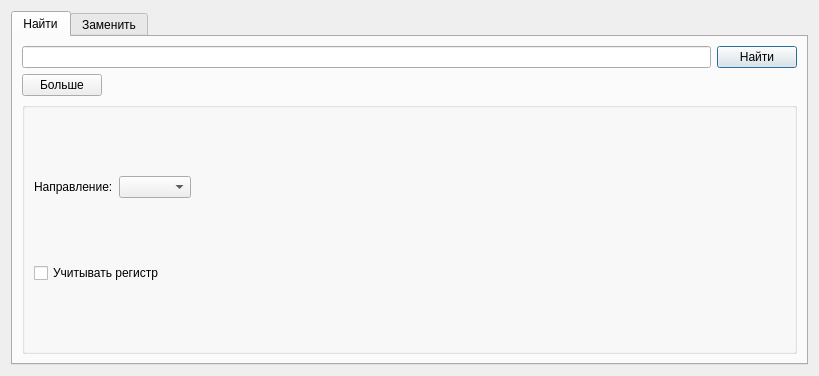
<?xml version="1.0" encoding="UTF-8"?>
<ui version="4.0">
 <class>Find_Dialog</class>
 <widget class="QDialog" name="Find_Dialog">
  <property name="geometry">
   <rect>
    <x>0</x>
    <y>0</y>
    <width>819</width>
    <height>376</height>
   </rect>
  </property>
  <property name="windowTitle">
   <string>Dialog</string>
  </property>
  <layout class="QGridLayout" name="gridLayout">
   <item row="0" column="0">
    <widget class="QTabWidget" name="tabWidget">
     <property name="currentIndex">
      <number>0</number>
     </property>
     <widget class="QWidget" name="tab_Find">
      <attribute name="title">
       <string>Найти</string>
      </attribute>
      <layout class="QGridLayout" name="gridLayout_2">
       <item row="0" column="0">
        <layout class="QHBoxLayout" name="horizontalLayout_2">
         <item>
          <widget class="QLineEdit" name="find_lineEdit"/>
         </item>
         <item>
          <widget class="QPushButton" name="find_button">
           <property name="text">
            <string>Найти</string>
           </property>
          </widget>
         </item>
        </layout>
       </item>
       <item row="1" column="0">
        <layout class="QHBoxLayout" name="horizontalLayout_3">
         <item>
          <widget class="QPushButton" name="more_button">
           <property name="text">
            <string>Больше</string>
           </property>
           <property name="checkable">
            <bool>true</bool>
           </property>
          </widget>
         </item>
         <item>
          <spacer name="horizontalSpacer">
           <property name="orientation">
            <enum>Qt::Horizontal</enum>
           </property>
           <property name="sizeHint" stdset="0">
            <size>
             <width>40</width>
             <height>20</height>
            </size>
           </property>
          </spacer>
         </item>
        </layout>
       </item>
       <item row="2" column="0">
        <widget class="QGroupBox" name="parameter_groupBox">
         <property name="title">
          <string/>
         </property>
         <layout class="QGridLayout" name="gridLayout_3">
          <item row="1" column="0">
           <widget class="QCheckBox" name="checkBox">
            <property name="text">
             <string>Учитывать регистр</string>
            </property>
           </widget>
          </item>
          <item row="0" column="0">
           <layout class="QHBoxLayout" name="horizontalLayout_5">
            <item>
             <widget class="QLabel" name="label">
              <property name="text">
               <string>Направление:</string>
              </property>
             </widget>
            </item>
            <item>
             <widget class="QComboBox" name="comboBox"/>
            </item>
            <item>
             <spacer name="horizontalSpacer_2">
              <property name="orientation">
               <enum>Qt::Horizontal</enum>
              </property>
              <property name="sizeHint" stdset="0">
               <size>
                <width>40</width>
                <height>20</height>
               </size>
              </property>
             </spacer>
            </item>
           </layout>
          </item>
         </layout>
        </widget>
       </item>
      </layout>
     </widget>
     <widget class="QWidget" name="tab_Replace">
      <attribute name="title">
       <string>Заменить</string>
      </attribute>
     </widget>
    </widget>
   </item>
  </layout>
 </widget>
 <resources/>
 <connections>
  <connection>
   <sender>more_button</sender>
   <signal>toggled(bool)</signal>
   <receiver>parameter_groupBox</receiver>
   <slot>setVisible(bool)</slot>
   <hints>
    <hint type="sourcelabel">
     <x>89</x>
     <y>196</y>
    </hint>
    <hint type="destinationlabel">
     <x>217</x>
     <y>266</y>
    </hint>
   </hints>
  </connection>
 </connections>
</ui>
